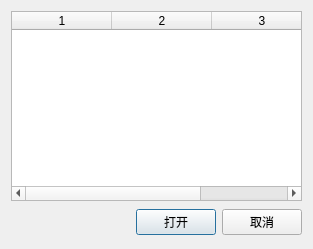
<?xml version="1.0" encoding="UTF-8"?>
<ui version="4.0">
 <class>OpenBattlefieldDlg</class>
 <widget class="QDialog" name="OpenBattlefieldDlg">
  <property name="geometry">
   <rect>
    <x>0</x>
    <y>0</y>
    <width>313</width>
    <height>249</height>
   </rect>
  </property>
  <property name="sizePolicy">
   <sizepolicy hsizetype="Preferred" vsizetype="Preferred">
    <horstretch>0</horstretch>
    <verstretch>0</verstretch>
   </sizepolicy>
  </property>
  <property name="windowTitle">
   <string>打开战场</string>
  </property>
  <property name="windowIcon">
   <iconset resource="ctk_war_ui.qrc">
    <normaloff>:/images/Resources/images/open.png</normaloff>:/images/Resources/images/open.png</iconset>
  </property>
  <layout class="QGridLayout" name="gridLayout">
   <item row="0" column="0">
    <widget class="QTableWidget" name="tableWidget">
     <property name="sizePolicy">
      <sizepolicy hsizetype="Preferred" vsizetype="Preferred">
       <horstretch>0</horstretch>
       <verstretch>0</verstretch>
      </sizepolicy>
     </property>
     <property name="selectionMode">
      <enum>QAbstractItemView::SingleSelection</enum>
     </property>
     <property name="selectionBehavior">
      <enum>QAbstractItemView::SelectRows</enum>
     </property>
     <property name="rowCount">
      <number>0</number>
     </property>
     <property name="columnCount">
      <number>3</number>
     </property>
     <column/>
     <column/>
     <column/>
    </widget>
   </item>
   <item row="1" column="0">
    <layout class="QHBoxLayout">
     <property name="spacing">
      <number>6</number>
     </property>
     <property name="leftMargin">
      <number>0</number>
     </property>
     <property name="topMargin">
      <number>0</number>
     </property>
     <property name="rightMargin">
      <number>0</number>
     </property>
     <property name="bottomMargin">
      <number>0</number>
     </property>
     <item>
      <spacer>
       <property name="orientation">
        <enum>Qt::Horizontal</enum>
       </property>
       <property name="sizeHint" stdset="0">
        <size>
         <width>131</width>
         <height>31</height>
        </size>
       </property>
      </spacer>
     </item>
     <item>
      <widget class="QPushButton" name="okButton">
       <property name="text">
        <string>打开</string>
       </property>
      </widget>
     </item>
     <item>
      <widget class="QPushButton" name="cancelButton">
       <property name="text">
        <string>取消</string>
       </property>
      </widget>
     </item>
    </layout>
   </item>
  </layout>
 </widget>
 <resources>
  <include location="ctk_war_ui.qrc"/>
 </resources>
 <connections>
  <connection>
   <sender>okButton</sender>
   <signal>clicked()</signal>
   <receiver>OpenBattlefieldDlg</receiver>
   <slot>accept()</slot>
   <hints>
    <hint type="sourcelabel">
     <x>278</x>
     <y>253</y>
    </hint>
    <hint type="destinationlabel">
     <x>96</x>
     <y>254</y>
    </hint>
   </hints>
  </connection>
  <connection>
   <sender>cancelButton</sender>
   <signal>clicked()</signal>
   <receiver>OpenBattlefieldDlg</receiver>
   <slot>reject()</slot>
   <hints>
    <hint type="sourcelabel">
     <x>369</x>
     <y>253</y>
    </hint>
    <hint type="destinationlabel">
     <x>179</x>
     <y>282</y>
    </hint>
   </hints>
  </connection>
 </connections>
</ui>
